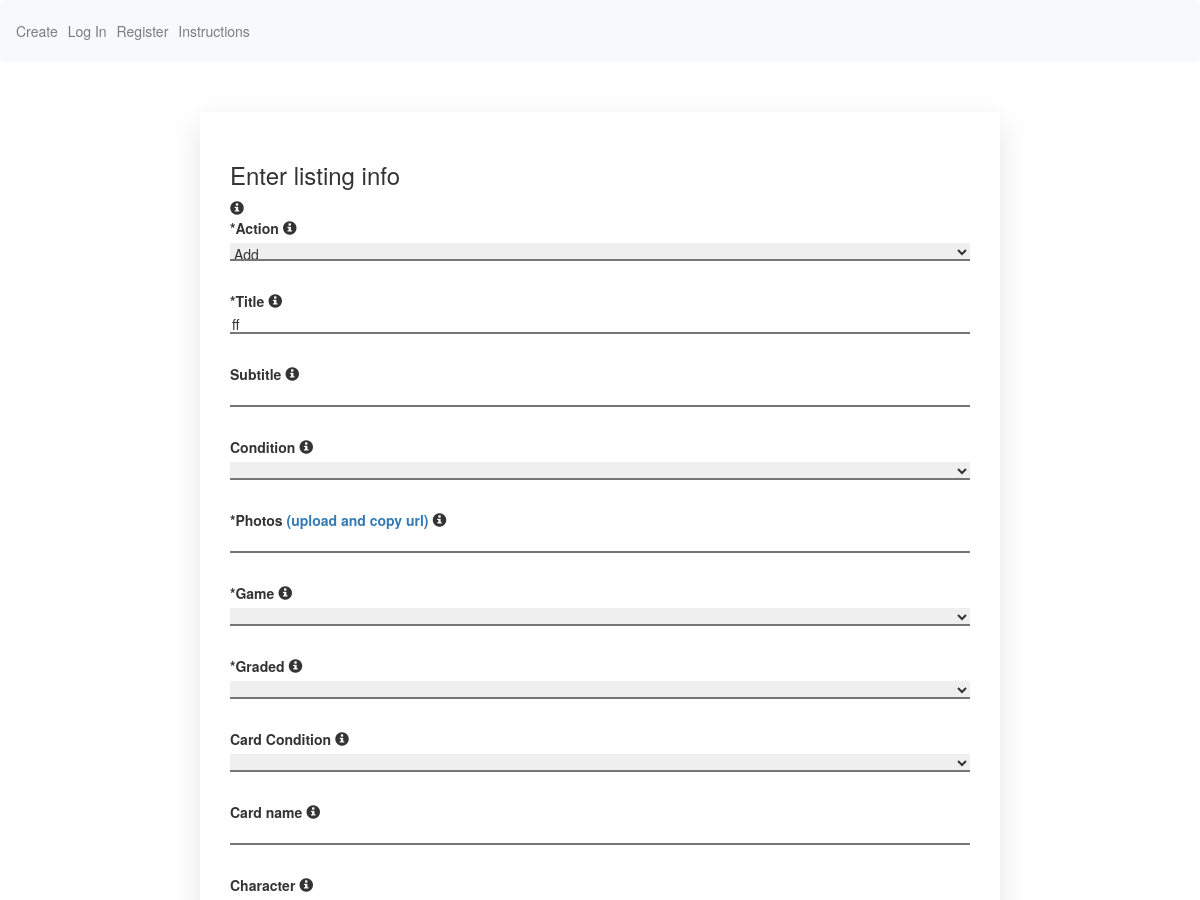
/unique/2 (upper part), run on an earlier commit of the app's database.
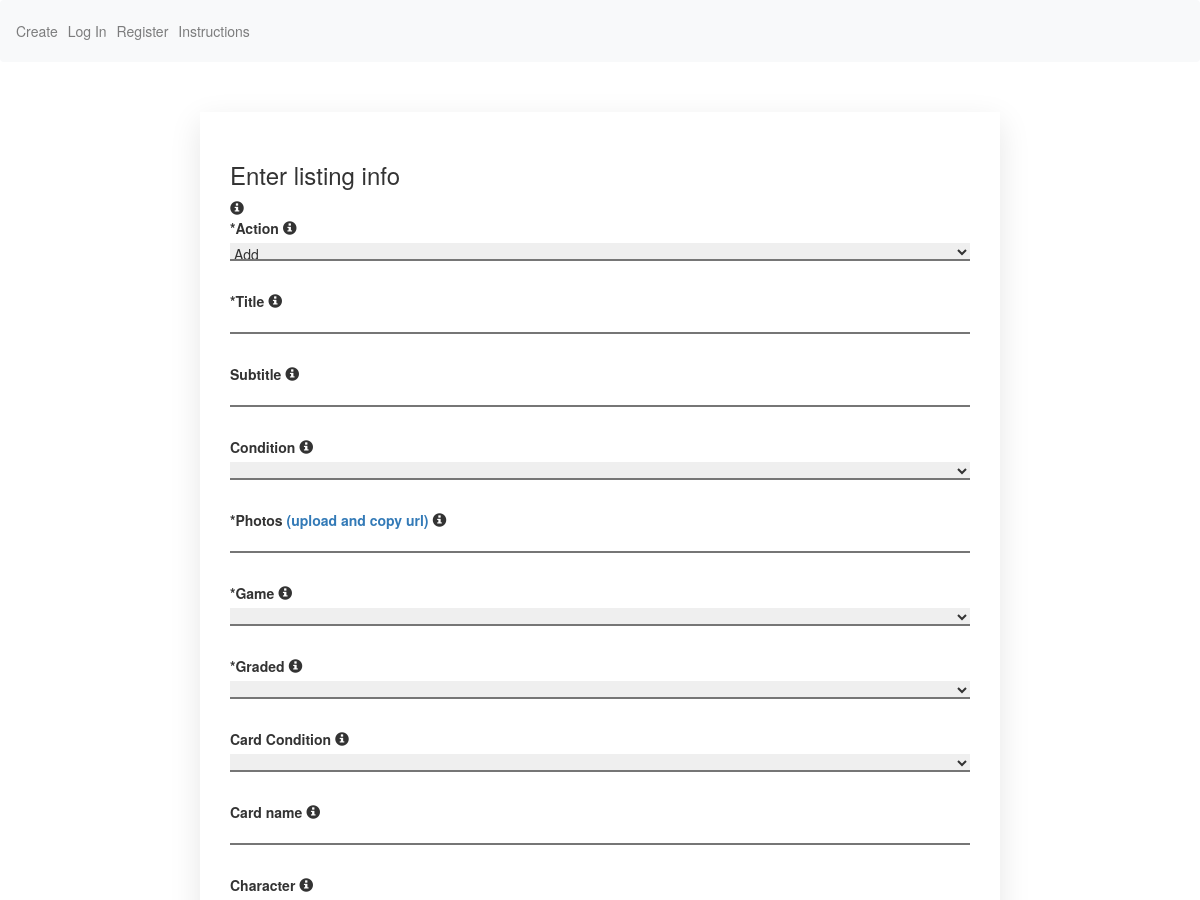
And on a later commit of the database.
### BulkLister/models.py (models this page shows)
class Field(models.Model):
    index = models.IntegerField()
    value = models.CharField(max_length=127)

### BulkLister/views.py (the view)
# urls.py: path("unique/<int:id>", views.unique, name="unique"),
@csrf_exempt
def unique(request, id):
    session = Session.objects.get(id=id)
    data = session.static.all()
    array = []
    for field in data:
        array.append(field.value)
    return render(request, "BulkLister/index.html", {
        "array": array,
        "session": session.id,
        "unique": True
    })

### BulkLister/templates/BulkLister/index.html (shortened to what the changed rows need)
{% extends "BulkLister/layout.html" %}
{% load static %}
{% block body %}
    <section class="form-section">
        {% if saved %}
            <h3 class="title">Edit static listing info</h3>
        {% elif unique %}
            <h3 class="title">Enter listing info</h3>
        {% else %}
            <h3 class="title">Enter static listing info</h3>
        {% endif %}
            <span class="glyphicon glyphicon-info-sign" data-tooltip=""></span>
        <label for="action">*Action
            <span class="glyphicon glyphicon-info-sign" data-tooltip="Action will post new listings to eBay."></span>
        </label>
        <select data-id="0" id="action" class="input-field">
            <option>Add</option>
        </select>
        <label for="title">*Title
            <span class="glyphicon glyphicon-info-sign" data-tooltip="A descriptive title helps buyers find your item. State exactly what your item is. Include words that buyers will use to search for your item."></span>
        </label>
        <input data-id="4" id="title" type="text" class="input-field" value="{{ array.1 }}">
        <label for="subtitle">Subtitle
            <span class="glyphicon glyphicon-info-sign" data-tooltip="A descriptive title helps buyers find your item. State exactly what your item is. Include words that buyers will use to search for your item."></span>
        </label>
        <input data-id="5" id="subtitle" type="text" class="input-field" value="{{ array.2 }}">
        <label for="condition">Condition
            <span class="glyphicon glyphicon-info-sign" data-tooltip="Select the condition of the item you're listing."></span>
        </label>
        <select data-id="8" id="condition" class="input-field">
            <option>{{ array.3 }}</option>
            <option>New</option>
        </select>
        <label for="photos">*Photos <a href="https://imgbb.com/" target="_blank">(upload and copy url) </a>
            <span class="glyphicon glyphicon-info-sign" data-tooltip="URL of the image to add to your listing. For best results, use an image that is in .jpg format and is at least 1000 pixels on the longest side."></span>
        </label>
        <input data-id="49" id="photos" class="input-field" type="text" value="{{ array.4 }}">
        <label for="game">*Game
            <span class="glyphicon glyphicon-info-sign" data-tooltip="Name of the game the product belongs to or is compatible with"></span>
        </label>
        <select data-id="9" id="game" class="input-field">
            <option>{{ array.5 }}</option>
            <option id="game-option">Pokemon TCG</option>
        </select>
        <label for="graded">*Graded
            <span class="glyphicon glyphicon-info-sign" data-tooltip="Whether the condition of the product has been authenticated by a professional grading company"></span>
        </label>
        <select data-id="10" id="graded" class="input-field">
            <option>{{ array.14 }}</option>
            <option>Yes</option>
        </select>
        <label for="card-condition">Card Condition
            <span class="glyphicon glyphicon-info-sign" data-tooltip="Type of physical condition of only ungraded cards. This is not in reference to professional grading standards and grading references are not tolerated. Graded cards are to be listed as a graded card along with their grade, professional grader, and certification number. Item condition should be described conservatively in order to avoid returns on the basis that the item is not as described. For additional information on each card condition, go to www.ebay.com/cardconditions."></span>
        </label>
        <select data-id="23" id="card-condition" class="input-field">
            <option>{{ array.18 }}</option>
            <option>Near Mint or Better</option>
        </select>
        <label for="card-name">Card name
            <span class="glyphicon glyphicon-info-sign" data-tooltip="Name of the recognized character or scene summary on the card"></span>
        </label>
        <input data-id="11" id="card-name" class="input-field" type="text" value="{{ array.19 }}">
        <label for="character">Character
            <span class="glyphicon glyphicon-info-sign" data-tooltip="Recognized character that the product has on itself or on the packaging. For example, Character: Chewbacca"></span>
        </label>
    </section>
{% endblock %}

What changed in the data, as far as the page shows it:
no longer on this page (row edited): Field: value "ff"
